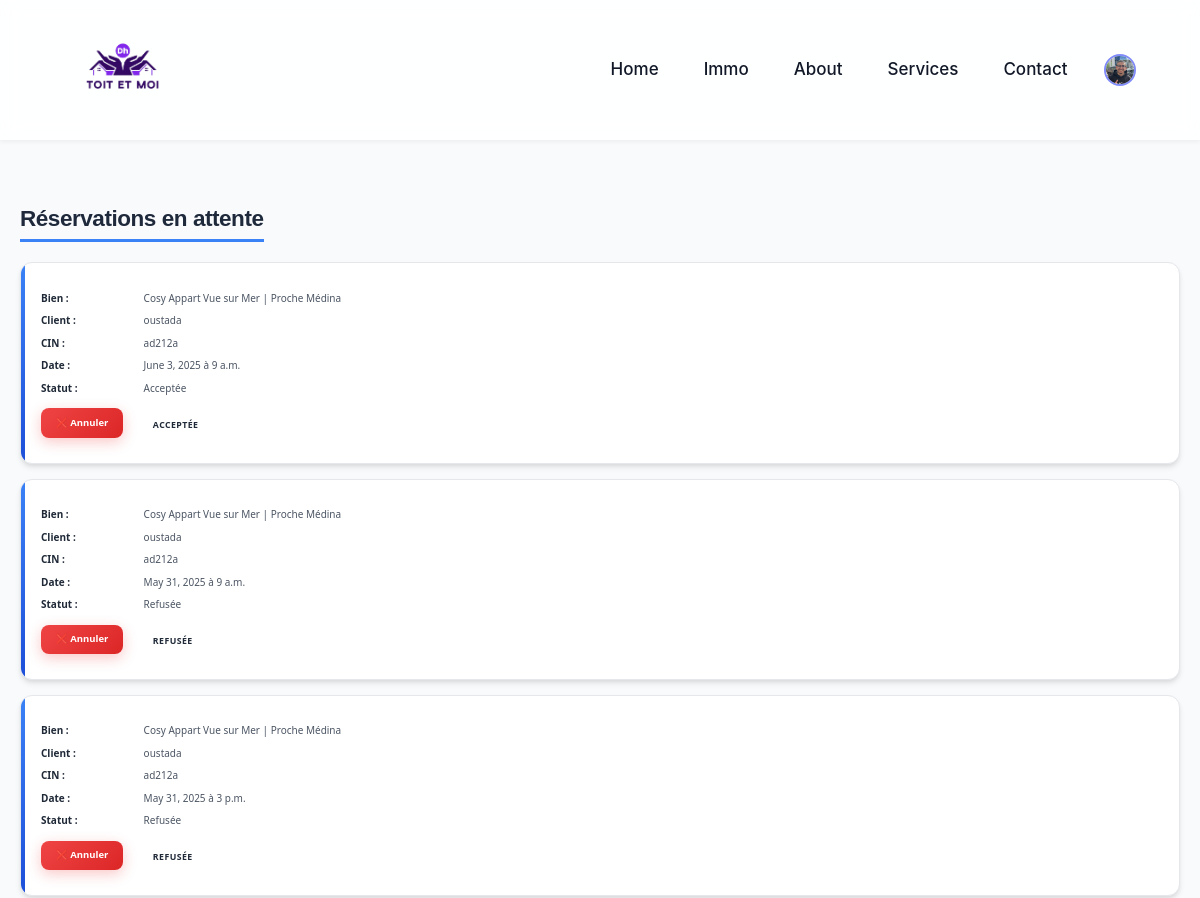
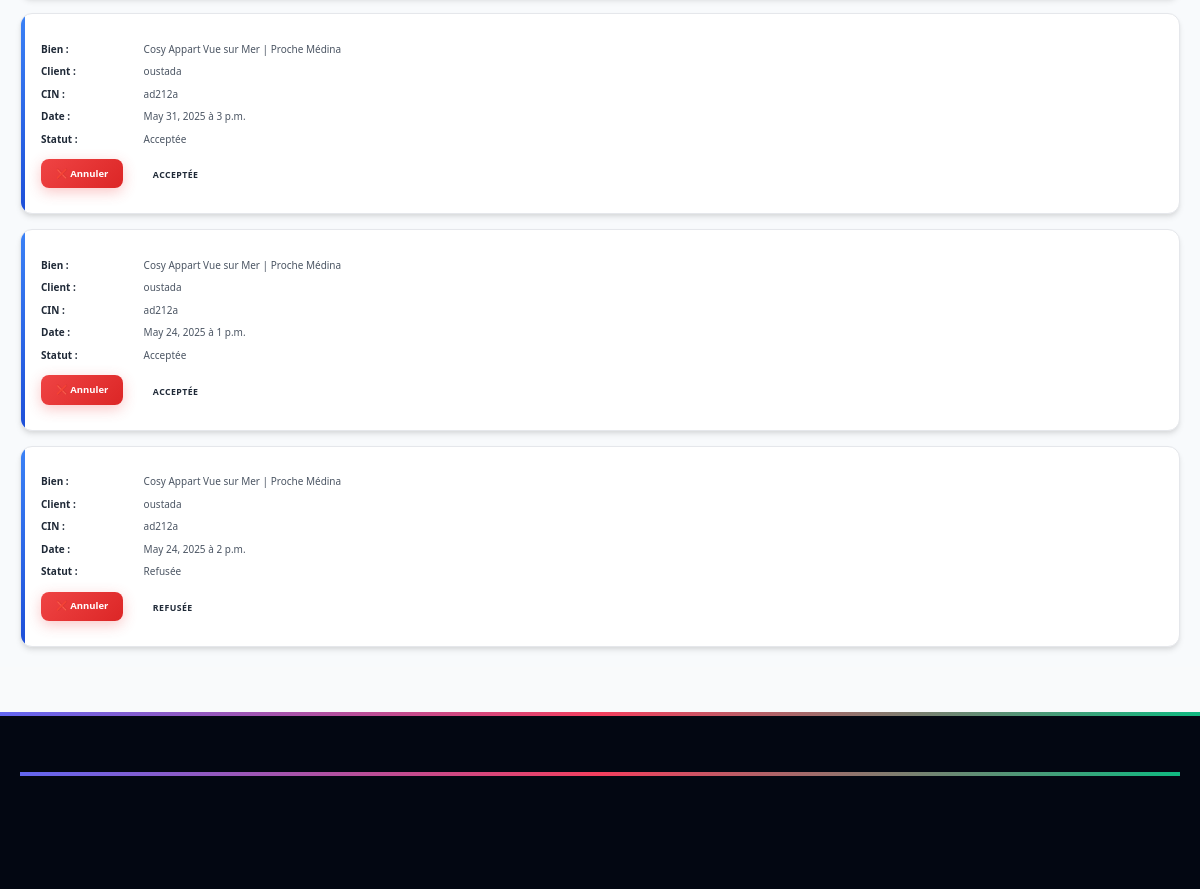
Before: /reservations/gestion/ (signed in, upper part) with the older database file (2 pictures, top to bottom).
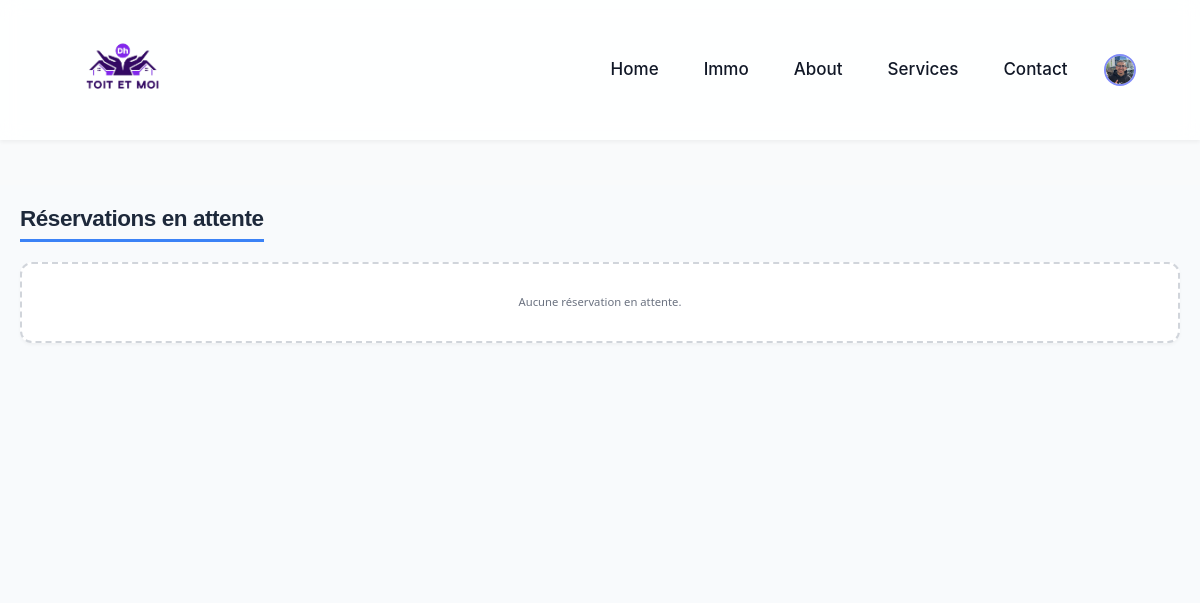
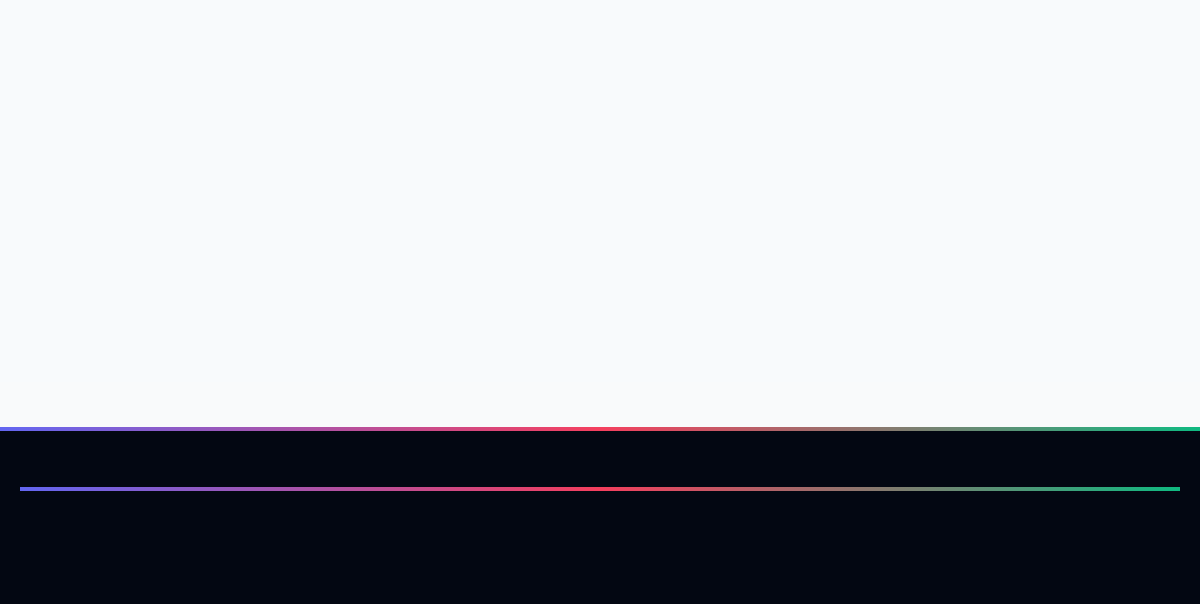
After: the same page with the newer database file (2 pictures, top to bottom).
### app/models.py (models this page shows, shortened)
class Reservation(models.Model):
    STATUS_CHOICES = [
        ('en_attente', 'En attente'),
        ('acceptee', 'Acceptée'),
        ('refusee', 'Refusée'),
        ('annulee', 'Annulée'),
    ]
    client = models.ForeignKey(client, on_delete=models.CASCADE)
    bien = models.ForeignKey(BienImmo, on_delete=models.CASCADE)
    reservation_date = models.DateField()
    reservation_time = models.TimeField()
    status = models.CharField(max_length=10, choices=STATUS_CHOICES, default='en_attente')
    import datetime

class BienImmo(models.Model):
    x = [
        ('a vendre', 'a vendre'),
        ('a louer', 'a louer')
    ]
    name = models.CharField(max_length=200, default='nouvelle apartement')
    type = models.CharField(max_length=50, null=True, blank=True, choices=x)
    price = models.DecimalField(max_digits=15, decimal_places=2)
    content = models.TextField()
    address = models.CharField(max_length=255, default='')
    image1 = models.ImageField(upload_to='photos/%y/%m/%d', default='photos/25/04/25/pfp.jpg')
    image2 = models.ImageField(upload_to='photos/%y/%m/%d', default='photos/25/04/25/pfp.jpg')
    image3 = models.ImageField(upload_to='photos/%y/%m/%d', default='photos/25/04/25/pfp.jpg')
    image4 = models.ImageField(upload_to='photos/%y/%m/%d', default='photos/25/04/25/pfp.jpg')
    image5 = models.ImageField(upload_to='photos/%y/%m/%d', default='photos/25/04/25/pfp.jpg')
    user = models.ForeignKey(entrepreneur,on_delete=models.CASCADE)
    active = models.BooleanField(default=True)
    class Meta:
        ordering = ['price']

class client(models.Model):
    user = models.ForeignKey(CustomUser,on_delete=models.CASCADE,primary_key=True)
    bio = models.TextField(null=True, blank=True)

class CustomUser(AbstractUser):
    status = [
        ('entrepreneur', 'entrepreneur'),
        ('client', ' client'),
        ('admin','admin'),
        ('visiteur','visiteur')
    ]
    status = models.CharField(max_length=50, default='visiteur', choices=status)
    profile_picture = models.ImageField(upload_to='locataire_profile_pics/',default='locataire_profile_pics/Default.jpg', null=True, blank=True)
    phone_number = models.CharField(max_length=15, null=True, blank=True)
    date_of_birth = models.DateField(null=True, blank=True)
    address = models.CharField(max_length=255, null=True, blank=True)
    Carteid= models.CharField(max_length=100, null=True, blank=True)

### app/views.py (the view)
# urls.py: path('reservations/gestion/', views.dashboard_entrepreneur, name='dashboard_entrepreneur'),
@login_required
def dashboard_entrepreneur(request):
    try:
        entrepreneur_instance = entrepreneur.objects.get(user=request.user)
    except entrepreneur.DoesNotExist:
        return HttpResponseForbidden("🚫 Vous n'êtes pas un entrepreneur.")
    biens = BienImmo.objects.filter(user=entrepreneur_instance).order_by('-id')
    reservations = Reservation.objects.filter(bien__in=biens).order_by('-reservation_date')
    check_forms = {bien.id: checkForm(instance=bien) for bien in biens}
    return render(request, 'adminp/dashboard_entrepreneur.html', {
        'reservations': reservations,
        'biens': biens,
        'check_forms': check_forms,
    })

### app/context_processors.py (called while the page is built)
def unread_message_count(request):
    if request.user.is_authenticated:
        count = Message.objects.filter(recipient=request.user, is_read=False).count()
        return {'unread_message_count': count}
    return {}

### templates/adminp/dashboard_entrepreneur.html (shortened to what this page needs)
{% extends 'base.html' %}
{% load static %}
{% block content %}
<div class="page-container">
    <h2>Réservations en attente</h2>
    {% if reservations %}
    <ul class="reservation-list">
        {% for r in reservations %}
        <li class="reservation-item">
            <p><strong>Bien :</strong> {{ r.bien.name }}</p>
            <p><strong>Client :</strong> {{ r.client.user.username }}</p>
            <p><strong>CIN :</strong> {{ r.client.user.Carteid }}</p>
            <p><strong>Date :</strong> {{ r.reservation_date }} à {{ r.reservation_time }}</p>
            <p><strong>Statut :</strong> {{ r.get_status_display }}</p>
            {% if r.status == 'en_attente' %}
            <a href="{% url 'traiter_reservation' r.id 'accepter' %}" class="btn btn-success">✅ Accepter</a>
            <a href="{% url 'traiter_reservation' r.id 'refuser' %}" class="btn btn-danger">❌ Refuser</a>
            {% else %}
            <a href="{% url 'traiter_reservation' r.id 'annuler' %}" class="btn btn-danger">❌ Annuler</a>
            <span class="status-label {{ r.status }}">{{ r.get_status_display }}</span>
            {% endif %}
        </li>
        {% endfor %}
    </ul>
    {% else %}
    <p>Aucune réservation en attente.</p>
    {% endif %}
{% endblock %}

Changed rows visible on the page:
removed Reservation: bien.name "Cosy Appart Vue sur Mer | Proche Médina", client.user.username "oustada", client.user.Carteid "ad212a", reservation_date "June 3, 2025", reservation_time "9 a.m.", status "Acceptée", status "ACCEPTÉE"
removed Reservation: bien.name "Cosy Appart Vue sur Mer | Proche Médina", client.user.username "oustada", client.user.Carteid "ad212a", reservation_date "May 31, 2025", reservation_time "9 a.m.", status "Refusée", status "REFUSÉE"
removed Reservation: bien.name "Cosy Appart Vue sur Mer | Proche Médina", client.user.username "oustada", client.user.Carteid "ad212a", reservation_date "May 31, 2025", reservation_time "3 p.m.", status "Refusée", status "REFUSÉE"
removed Reservation: bien.name "Cosy Appart Vue sur Mer | Proche Médina", client.user.username "oustada", client.user.Carteid "ad212a", reservation_date "May 31, 2025", reservation_time "3 p.m.", status "Acceptée", status "ACCEPTÉE"
removed Reservation: bien.name "Cosy Appart Vue sur Mer | Proche Médina", client.user.username "oustada", client.user.Carteid "ad212a", reservation_date "May 24, 2025", reservation_time "1 p.m.", status "Acceptée", status "ACCEPTÉE"
removed Reservation: bien.name "Cosy Appart Vue sur Mer | Proche Médina", client.user.username "oustada", client.user.Carteid "ad212a", reservation_date "May 24, 2025", reservation_time "2 p.m.", status "Refusée", status "REFUSÉE"
Other visible differences:
text now shown: "Aucune réservation en attente."
